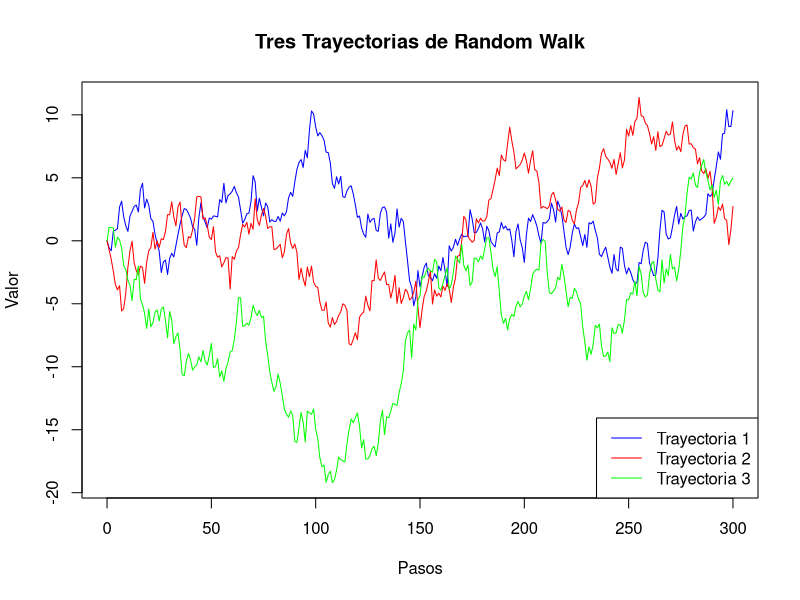

Recreate this plot in R.
# Semilla para reproducibilidad
set.seed(123)

# Número de pasos en la caminata aleatoria
n_pasos <- 300


random_walk <- function(n) {
  pasos <- rnorm(n) 
  caminata <- cumsum(pasos)
  return(c(0, caminata))  # punto de partida (0) al inicio
}

# Generar tres trayectorias de caminatas aleatorias
trayectoria1 <- random_walk(n_pasos)
trayectoria2 <- random_walk(n_pasos)
trayectoria3 <- random_walk(n_pasos)

# Dibujamos las trayectorias
plot(0:n_pasos, trayectoria1, type = 'l', col = 'blue', ylim = c(min(trayectoria1, trayectoria2, trayectoria3), max(trayectoria1, trayectoria2, trayectoria3)), xlab = 'Pasos', ylab = 'Valor', main = 'Tres Trayectorias de Random Walk')
lines(0:n_pasos, trayectoria2, col = 'red')
lines(0:n_pasos, trayectoria3, col = 'green')

# Leyenda
legend('bottomright', legend = c('Trayectoria 1', 'Trayectoria 2', 'Trayectoria 3'), col = c('blue', 'red', 'green'), lty = 1)
